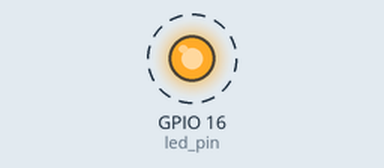
Bench run of a program on a simulated Raspberry Pi (BCM pin numbers). Shown: output pins drawn as LEDs (lit = HIGH). Dashed ring = blinking. At 20.0 s the program stops and its outputs stay as they are.

Above: at 0.5 s.
Timing chart, 0 to 4.6 s (numbered marks = the images above):
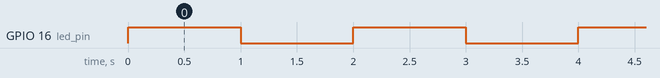

The program:

led01.py
```python
import RPi.GPIO as GPIO
import time

# 사용할 GPIO핀의 번호를 선정합니다.(BCM 모드)
led_pin = 16 #GPIO16

# GPIO핀의 번호 모드 설정
GPIO.setmode(GPIO.BCM)

# LED 핀의 IN/OUT 설정
GPIO.setup(led_pin, GPIO.OUT)

try: # 제어는 항상 try문 안에서 하는게 좋음!!
# 10번 반복문
    for i in range(10):
        GPIO.output(led_pin,1) # LED ON
        time.sleep(1) # 1초동안 대기상태
        GPIO.output(led_pin,0) # LED OFF
        time.sleep(1) # 1초동안 대기상태

finally:
    GPIO.cleanup() # GPIO 설정 초기화
```

Measured:
- by itself, GPIO 16 (led_pin): alternates HIGH for 1.0 s and LOW for 1.0 s, 20 changes in all, then stays LOW
